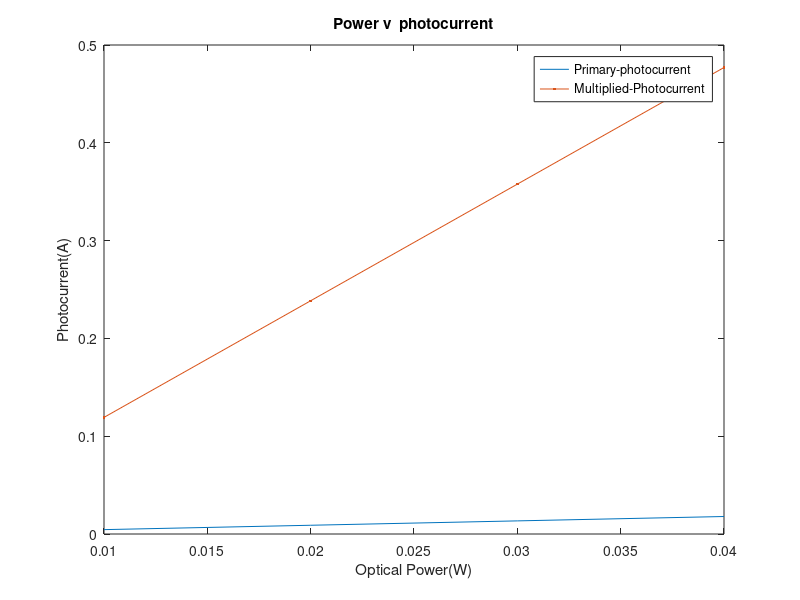

Write the MATLAB code that produced this figure.
%Simple APD Photodiode Modelling
%Design-Parameters
Ub=200; % Breakdown voltage in V
r=1.5; % Si Photodiode (Avalanche)
Uo=5; %Supply voltage in V
Rb=1; %resistance coupled with APD in ohms
Rv=10; % resistance coupled with supply voltage in ohms
Ir=0.00002; %reverse saturation current in amps
h = 6.626068e-34;%plank's constant
q = 1.6e-19; %charge of an electron
f= 5.4e14; % frequency of green light ( we are using a green-LED)



%problem start
I=[6.83,13.6,27.3,54.6]; % Intensity vector in Candela Cd
P=[0.01,0.02,0.03,0.04];  %Power emitted by the LED in Watts
% For Low light power case, the multiplication factor of photodiode M is a
% constant as given by the formula
M = 1/(r*(Uo/Ub)) % The avalanche multiplication factor
iout = [0 0 0 0];  % primary photocurrent corresponding to a given power
ioutm = [0 0 0 0]; % multiplied photocurrent
for i=1:length(P)
    iout(i)= P(i)*q/(h*f);
    ioutm(i)=M*iout(i);

end
iout
ioutm

%plotting the input-output graph, i.e power of led vs 
%photocurrent




plot(P, iout, P, ioutm, '.-'), legend('Primary-photocurrent', 'Multiplied-Photocurrent')
title('Power v  photocurrent')
xlabel('Optical Power(W)')
ylabel('Photocurrent(A)')










